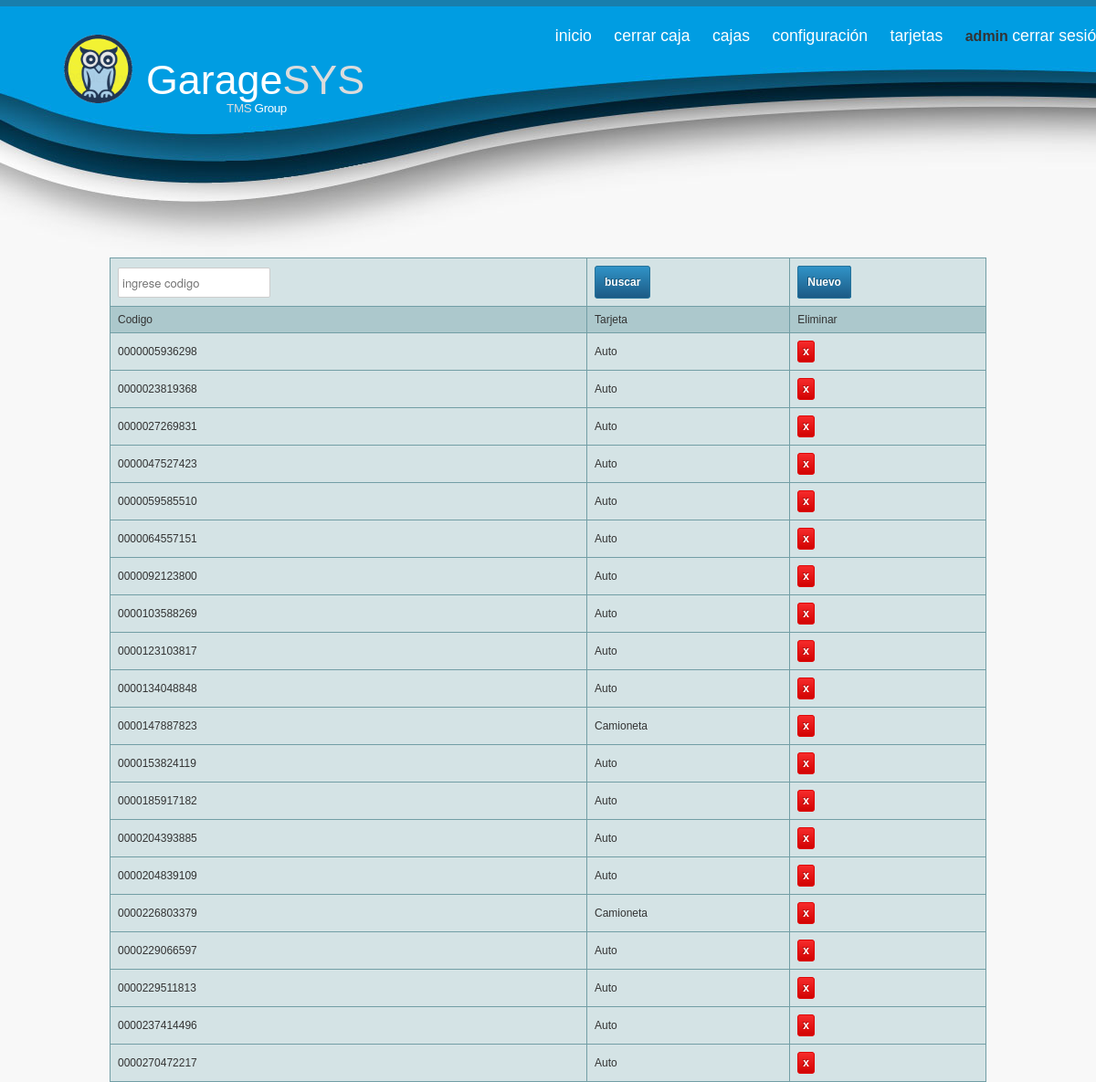
The page /codigos.php (signed in) on the database its author committed.
### tables this page shows
CREATE TABLE IF NOT EXISTS `aplicacion` (
  `id_aplicacion` int(11) NOT NULL AUTO_INCREMENT,
  `nombre` varchar(50) NOT NULL,
  `gris` varchar(50) NOT NULL,
  `id_estado` int(11) NOT NULL,
  PRIMARY KEY (`id_aplicacion`)
);

CREATE TABLE IF NOT EXISTS `tarjeta` (
  `id_tarjeta` int(11) NOT NULL AUTO_INCREMENT,
  `codigo` varchar(16) NOT NULL,
  `id_tipo` int(11) NOT NULL,
  `id_estacionamiento` int(11) NOT NULL,
  `id_estado` int(11) NOT NULL,
  PRIMARY KEY (`id_tarjeta`)
);

CREATE TABLE IF NOT EXISTS `tipo` (
  `id_tipo` int(11) NOT NULL AUTO_INCREMENT,
  `tipo` varchar(32) NOT NULL,
  PRIMARY KEY (`id_tipo`)
);

### codigos.php (the view, shortened to what this page needs)
<?php
include_once("menu.php");
if(isset($_GET['codigo'])){
$query="SELECT * FROM `tarjeta` INNER JOIN tipo ON(tarjeta.id_tipo=tipo.id_tipo)WHERE tarjeta.codigo like '%$_GET[codigo]%' AND tarjeta.id_estado=1 ORDER BY tarjeta.codigo";
$tarjeta=mysql_query($query) or die(mysql_error());
$row_tarjeta = mysql_fetch_assoc($tarjeta);
}else{
$query="SELECT * FROM `tarjeta` INNER JOIN tipo ON(tarjeta.id_tipo=tipo.id_tipo)WHERE tarjeta.id_estado=1 ORDER BY tarjeta.codigo LIMIT 0,20";
$tarjeta=mysql_query($query) or die(mysql_error());
$row_tarjeta = mysql_fetch_assoc($tarjeta);
}
?>
	<table id="tfhover" class="tftable">
	<tr>
	<form action="codigos.php">
	<td><input name="codigo" type="text" placeholder="ingrese codigo" required></td>
	<td><button type="submit">buscar</button></td>
	<td><a href="codigo.php" class="button">Nuevo<a></td>
	</form>
	</tr>
	<tr>
	<th>Codigo</th>
	<th>Tarjeta</th>
	<th>Eliminar</th>
	</tr>
	<tr>
	<?php do{?>
	<tr>
	<td><?php echo $row_tarjeta['codigo'];?></td>
	<td><?php echo $row_tarjeta['tipo'];?></td>
	<td><a class="button_rojo" href="codigos.php?eliminar=<?php echo $row_tarjeta['id_tarjeta']?>">x</a></td>
	</tr>
	<?php }while ($row_tarjeta = mysql_fetch_array($tarjeta));?>
	</tr>
	</table>

### menu.php (shortened to what this page needs)
<?php include_once("head.php");?>
<body onload="mueveReloj()">
<?php
$query="SELECT * FROM `aplicacion`";
$aplicacion=mysql_query($query) or die(mysql_error());
$row_aplicacion = mysql_fetch_assoc($aplicacion);
?>
	<header id="cabecera">
		<div class="container">
			<a id="logo" href="">
			<?php echo $row_aplicacion['nombre']?><span class="gris"><?php echo $row_aplicacion['gris']?></span>
			<p><span class="gris">TMS</span> Group</p></a>
			<nav id="navigation">
                <a href="index.php">Inicio</a>
                <a href="caja.php">Cerrar Caja</a>
				<?php
				if($_SESSION['id_tipousuario']==1){
				?>
				<a href="cajas.php">Cajas</a>
                <a href="config.php">Configuración</a>
				<a href="codigos.php">Tarjetas</a>
				<?php } ?>
				<?php
    if(isset($_SESSION['usuario_nombre'])) {
	?>
	<strong><?=$_SESSION['usuario_nombre']?></strong>
	 <a href="login/logout.php">Cerrar Sesión</a>
	<?php
		}
	?>
            </nav>
        </div>
    </header>
	<div id="content" class="container">

### css/1.css (style rules this page uses)
html, body, div, span, applet, object, iframe, h1, h2, h3, h4, h5, h6, p, blockquote, pre, a, abbr, acronym, address, big, cite, code, del, dfn, em, img, ins, kbd, q, s, samp, small, strike, strong, sub, sup, tt, var, b, u, i, center, dl, dt, dd, ol, ul, li, fieldset, form, label, legend, table, caption, tbody, tfoot, thead, tr, th, td, article, aside, canvas, details, embed, figure, figcaption, footer, header, hgroup, menu, nav, output, ruby, section, summary, time, mark, audio, video { margin: 0; padding: 0; border: 0; font-size: 100%; font: inherit; }
article, aside, details, figcaption, figure, footer, header, hgroup, menu, nav, section { display: block; }
body { line-height: 1; }
table { border-collapse: collapse; border-spacing: 0; }
body { background: #fff; font-family: "Trebuchet MS",Verdana,Geneva,Arial,Helvetica,sans-serif; color: #444; -webkit-font-smoothing: antialiased; -webkit-text-size-adjust: 100%; }
p { margin: 0 0 20px 0; }
strong { font-weight: bold; color: #333; }
.button, button, input[type="submit"], input[type="reset"], input[type="button"] { cursor: pointer; border:1px solid #25729a; -webkit-border-radius: 3px; -moz-border-radius: 3px; border-radius: 3px; font-size:12px; font-family:arial, helvetica, sans-serif; padding: 10px 10px 10px 10px; text-decoration:none; text-shadow: -1px -1px 0 rgba(0,0,0,0.3);font-weight:bold; color: #FFFFFF; background-color: #3093c7; background-image: -webkit-gradient(linear, left top, left bottom, from(#3093c7), to(#1c5a85)); background-image: -webkit-linear-gradient(top, #3093c7, #1c5a85); background-image: -moz-linear-gradient(top, #3093c7, #1c5a85); background-image: -ms-linear-gradient(top, #3093c7, #1c5a85); background-image: -o-linear-gradient(top, #3093c7, #1c5a85); background-image: linear-gradient(to bottom, #3093c7, #1c5a85);filter:progid:DXImageTransform.Microsoft.gradient(GradientType=0,startColorstr=#3093c7, endColorstr=#1c5a85); }
form { margin-bottom: 20px; }
input[type="text"], input[type="password"], input[type="email"], textarea, select { border: 1px solid #ccc; padding: 6px 4px; outline: none; -moz-border-radius: 2px; -webkit-border-radius: 2px; border-radius: 2px; font: 13px "HelveticaNeue", "Helvetica Neue", Helvetica, Arial, sans-serif; color: #777; margin: 0; max-width: 100%; display: block; background: #fff; }
table.tftable { font-size:12px;color:#333333;width:100%;border-width: 1px;border-color: #729ea5;border-collapse: collapse; }
table.tftable th { font-size:12px;background-color:#acc8cc;border-width: 1px;padding: 8px;border-style: solid;border-color: #729ea5;text-align:left; }
table.tftable tr { background-color:#d4e3e5; }
table.tftable td { font-size:12px;border-width: 1px;padding: 8px;border-style: solid;border-color: #729ea5; }
.button_rojo { border:1px solid #df0909; -webkit-border-radius: 3px; -moz-border-radius: 3px; border-radius: 3px; font-size:12px; font-family:arial, helvetica, sans-serif; padding: 5px 5px 5px 5px; text-decoration:none; display:inline-block; text-shadow: -1px -1px 0 rgba(0,0,0,0.3); font-weight:bold; color: #FFFFFF; background-color: #f62b2b; background-image: -webkit-gradient(linear, left top, left bottom, from(#f62b2b), to(#d20202)); background-image: -webkit-linear-gradient(top, #f62b2b, #d20202); background-image: -moz-linear-gradient(top, #f62b2b, #d20202); background-image: -ms-linear-gradient(top, #f62b2b, #d20202); background-image: -o-linear-gradient(top, #f62b2b, #d20202); background-image: linear-gradient(to bottom, #f62b2b, #d20202); filter:progid:DXImageTransform.Microsoft.gradient(GradientType=0,startColorstr=#f62b2b, endColorstr=#d20202); }

### css/2.css (style rules this page uses)
.container { position: relative; width: 960px; margin: 0 auto; padding: 0; }
.container:after { content: "\0020"; display: block; height: 0; clear: both; visibility: hidden; }

### rows shown on the page
aplicacion: nombre "Garage", gris "SYS"
tarjeta: codigo "0000005936298", id_tipo.tipo "Auto"
tarjeta: codigo "0000023819368", id_tipo.tipo "Auto"
tarjeta: codigo "0000027269831", id_tipo.tipo "Auto"
tarjeta: codigo "0000047527423", id_tipo.tipo "Auto"
tarjeta: codigo "0000059585510", id_tipo.tipo "Auto"
tarjeta: codigo "0000064557151", id_tipo.tipo "Auto"
tarjeta: codigo "0000092123800", id_tipo.tipo "Auto"
tarjeta: codigo "0000103588269", id_tipo.tipo "Auto"
tarjeta: codigo "0000123103817", id_tipo.tipo "Auto"
tarjeta: codigo "0000134048848", id_tipo.tipo "Auto"
tarjeta: codigo "0000147887823", id_tipo.tipo "Camioneta"
tarjeta: codigo "0000153824119", id_tipo.tipo "Auto"
tarjeta: codigo "0000185917182", id_tipo.tipo "Auto"
tarjeta: codigo "0000204393885", id_tipo.tipo "Auto"
tarjeta: codigo "0000204839109", id_tipo.tipo "Auto"
tarjeta: codigo "0000226803379", id_tipo.tipo "Camioneta"
tarjeta: codigo "0000229066597", id_tipo.tipo "Auto"
tarjeta: codigo "0000229511813", id_tipo.tipo "Auto"
tarjeta: codigo "0000237414496", id_tipo.tipo "Auto"
tarjeta: codigo "0000270472217", id_tipo.tipo "Auto"

### other values the page prints
$_SESSION['usuario_nombre'] "admin"
